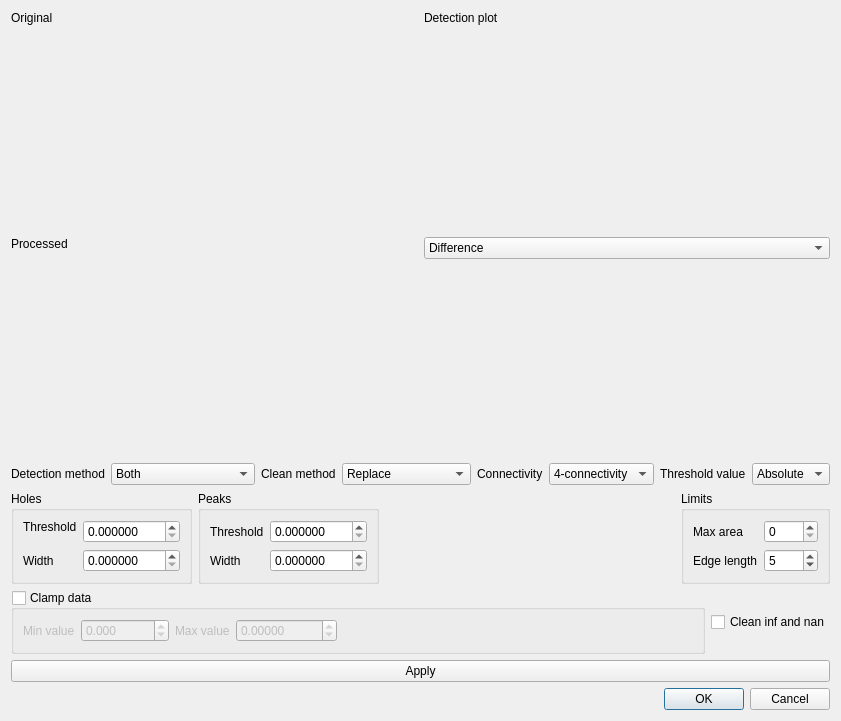
<?xml version="1.0" encoding="UTF-8"?>
<ui version="4.0">
 <class>MorphSpotCleanDlg</class>
 <widget class="QDialog" name="MorphSpotCleanDlg">
  <property name="geometry">
   <rect>
    <x>0</x>
    <y>0</y>
    <width>773</width>
    <height>721</height>
   </rect>
  </property>
  <property name="windowTitle">
   <string>Morphological spot cleaning</string>
  </property>
  <layout class="QVBoxLayout" name="verticalLayout_2">
   <item>
    <layout class="QVBoxLayout" name="verticalLayout">
     <item>
      <layout class="QHBoxLayout" name="horizontalLayout">
       <item>
        <layout class="QVBoxLayout" name="verticalLayout_3">
         <item>
          <widget class="QLabel" name="label">
           <property name="sizePolicy">
            <sizepolicy hsizetype="Preferred" vsizetype="Maximum">
             <horstretch>0</horstretch>
             <verstretch>0</verstretch>
            </sizepolicy>
           </property>
           <property name="text">
            <string>Original</string>
           </property>
          </widget>
         </item>
         <item>
          <widget class="QtAddons::ImageViewerWidget" name="viewerOrignal" native="true">
           <property name="minimumSize">
            <size>
             <width>0</width>
             <height>200</height>
            </size>
           </property>
          </widget>
         </item>
        </layout>
       </item>
       <item>
        <layout class="QVBoxLayout" name="verticalLayout_4">
         <item>
          <widget class="QLabel" name="label_11">
           <property name="sizePolicy">
            <sizepolicy hsizetype="Preferred" vsizetype="Maximum">
             <horstretch>0</horstretch>
             <verstretch>0</verstretch>
            </sizepolicy>
           </property>
           <property name="text">
            <string>Detection plot</string>
           </property>
          </widget>
         </item>
         <item>
          <widget class="QtAddons::PlotWidget" name="plotDetection" native="true">
           <property name="minimumSize">
            <size>
             <width>0</width>
             <height>200</height>
            </size>
           </property>
          </widget>
         </item>
        </layout>
       </item>
      </layout>
     </item>
    </layout>
   </item>
   <item>
    <layout class="QHBoxLayout" name="horizontalLayout_5">
     <item>
      <layout class="QVBoxLayout" name="verticalLayout_6">
       <item>
        <widget class="QLabel" name="label_3">
         <property name="sizePolicy">
          <sizepolicy hsizetype="Preferred" vsizetype="Maximum">
           <horstretch>0</horstretch>
           <verstretch>0</verstretch>
          </sizepolicy>
         </property>
         <property name="text">
          <string>Processed</string>
         </property>
        </widget>
       </item>
       <item>
        <widget class="QtAddons::ImageViewerWidget" name="viewerProcessed" native="true">
         <property name="minimumSize">
          <size>
           <width>0</width>
           <height>200</height>
          </size>
         </property>
        </widget>
       </item>
      </layout>
     </item>
     <item>
      <layout class="QVBoxLayout" name="verticalLayout_5">
       <item>
        <widget class="QComboBox" name="comboDetectionDisplay">
         <property name="toolTip">
          <string>Select different verification informations.</string>
         </property>
         <item>
          <property name="text">
           <string>Difference</string>
          </property>
         </item>
         <item>
          <property name="text">
           <string>Differnce (Percentage)</string>
          </property>
         </item>
         <item>
          <property name="text">
           <string>Detection image</string>
          </property>
         </item>
         <item>
          <property name="text">
           <string>Hit map</string>
          </property>
         </item>
        </widget>
       </item>
       <item>
        <widget class="QtAddons::ImageViewerWidget" name="viewerDifference" native="true"/>
       </item>
      </layout>
     </item>
    </layout>
   </item>
   <item>
    <layout class="QVBoxLayout" name="verticalLayout_7">
     <item>
      <layout class="QHBoxLayout" name="horizontalLayout_6">
       <item>
        <widget class="QLabel" name="label_5">
         <property name="sizePolicy">
          <sizepolicy hsizetype="Maximum" vsizetype="Maximum">
           <horstretch>0</horstretch>
           <verstretch>0</verstretch>
          </sizepolicy>
         </property>
         <property name="text">
          <string>Detection method</string>
         </property>
        </widget>
       </item>
       <item>
        <widget class="QComboBox" name="comboDetectionMethod">
         <property name="toolTip">
          <string>Selects the type of outliers to remove.</string>
         </property>
         <property name="currentIndex">
          <number>5</number>
         </property>
         <item>
          <property name="text">
           <string>Dark (experimental)</string>
          </property>
         </item>
         <item>
          <property name="text">
           <string>Bright (experimental)</string>
          </property>
         </item>
         <item>
          <property name="text">
           <string>All (experimental)</string>
          </property>
         </item>
         <item>
          <property name="text">
           <string>Holes</string>
          </property>
         </item>
         <item>
          <property name="text">
           <string>Peaks</string>
          </property>
         </item>
         <item>
          <property name="text">
           <string>Both</string>
          </property>
         </item>
        </widget>
       </item>
       <item>
        <widget class="QLabel" name="label_13">
         <property name="text">
          <string>Clean method</string>
         </property>
        </widget>
       </item>
       <item>
        <widget class="QComboBox" name="comboCleanMethod">
         <property name="toolTip">
          <string>Selects repair algorithm</string>
         </property>
         <item>
          <property name="text">
           <string>Replace</string>
          </property>
         </item>
         <item>
          <property name="text">
           <string>Fill (Experimental)</string>
          </property>
         </item>
        </widget>
       </item>
       <item>
        <widget class="QLabel" name="label_6">
         <property name="sizePolicy">
          <sizepolicy hsizetype="Maximum" vsizetype="Maximum">
           <horstretch>0</horstretch>
           <verstretch>0</verstretch>
          </sizepolicy>
         </property>
         <property name="text">
          <string>Connectivity</string>
         </property>
        </widget>
       </item>
       <item>
        <widget class="QComboBox" name="comboConnectivity">
         <property name="toolTip">
          <string>Selects morphological connectivity</string>
         </property>
         <item>
          <property name="text">
           <string>4-connectivity</string>
          </property>
         </item>
         <item>
          <property name="text">
           <string>8-connectivity</string>
          </property>
         </item>
        </widget>
       </item>
       <item>
        <widget class="QLabel" name="label_14">
         <property name="text">
          <string>Threshold value</string>
         </property>
        </widget>
       </item>
       <item>
        <widget class="QComboBox" name="comboBox_ThresholdValue">
         <item>
          <property name="text">
           <string>Absolute</string>
          </property>
         </item>
         <item>
          <property name="text">
           <string>Fraction</string>
          </property>
         </item>
        </widget>
       </item>
       <item>
        <spacer name="horizontalSpacer_2">
         <property name="orientation">
          <enum>Qt::Horizontal</enum>
         </property>
         <property name="sizeHint" stdset="0">
          <size>
           <width>40</width>
           <height>20</height>
          </size>
         </property>
        </spacer>
       </item>
      </layout>
     </item>
     <item>
      <layout class="QHBoxLayout" name="horizontalLayout_8">
       <item>
        <widget class="QGroupBox" name="groupBoxHoles">
         <property name="title">
          <string>Holes</string>
         </property>
         <layout class="QFormLayout" name="formLayout">
          <item row="0" column="0">
           <widget class="QLabel" name="label_4">
            <property name="sizePolicy">
             <sizepolicy hsizetype="Maximum" vsizetype="Maximum">
              <horstretch>0</horstretch>
              <verstretch>0</verstretch>
             </sizepolicy>
            </property>
            <property name="text">
             <string>Threshold</string>
            </property>
           </widget>
          </item>
          <item row="1" column="0">
           <widget class="QLabel" name="label_12">
            <property name="text">
             <string>Width</string>
            </property>
           </widget>
          </item>
          <item row="0" column="1">
           <widget class="QDoubleSpinBox" name="spinThresholdHoles">
            <property name="toolTip">
             <string>Threshold value to select the cleaning level.</string>
            </property>
            <property name="decimals">
             <number>6</number>
            </property>
            <property name="maximum">
             <double>9999.999900000000707</double>
            </property>
           </widget>
          </item>
          <item row="1" column="1">
           <widget class="QDoubleSpinBox" name="spinSigmaHoles">
            <property name="toolTip">
             <string>Width of the mixing band, allows a fuzzy mix between smooth and orignal image.</string>
            </property>
            <property name="decimals">
             <number>6</number>
            </property>
            <property name="maximum">
             <double>9999.999900000000707</double>
            </property>
           </widget>
          </item>
         </layout>
        </widget>
       </item>
       <item>
        <widget class="QGroupBox" name="groupBoxPeaks">
         <property name="title">
          <string>Peaks</string>
         </property>
         <layout class="QFormLayout" name="formLayout_2">
          <item row="0" column="0">
           <widget class="QLabel" name="label_2">
            <property name="text">
             <string>Threshold</string>
            </property>
           </widget>
          </item>
          <item row="0" column="1">
           <widget class="QDoubleSpinBox" name="spinThresholdPeaks">
            <property name="decimals">
             <number>6</number>
            </property>
            <property name="maximum">
             <double>9999.999900000000707</double>
            </property>
           </widget>
          </item>
          <item row="1" column="0">
           <widget class="QLabel" name="label_7">
            <property name="text">
             <string>Width</string>
            </property>
           </widget>
          </item>
          <item row="1" column="1">
           <widget class="QDoubleSpinBox" name="spinSigmaPeaks">
            <property name="decimals">
             <number>6</number>
            </property>
            <property name="maximum">
             <double>9999.999900000000707</double>
            </property>
           </widget>
          </item>
         </layout>
        </widget>
       </item>
       <item>
        <spacer name="horizontalSpacer_3">
         <property name="orientation">
          <enum>Qt::Horizontal</enum>
         </property>
         <property name="sizeHint" stdset="0">
          <size>
           <width>40</width>
           <height>20</height>
          </size>
         </property>
        </spacer>
       </item>
       <item>
        <widget class="QGroupBox" name="groupBox_3">
         <property name="title">
          <string>Limits</string>
         </property>
         <layout class="QFormLayout" name="formLayout_3">
          <item row="0" column="0">
           <widget class="QLabel" name="label_area">
            <property name="text">
             <string>Max area</string>
            </property>
           </widget>
          </item>
          <item row="0" column="1">
           <widget class="QSpinBox" name="spinArea">
            <property name="toolTip">
             <string>Sets the largest area that should considered being a spot.</string>
            </property>
            <property name="maximum">
             <number>1000</number>
            </property>
           </widget>
          </item>
          <item row="1" column="0">
           <widget class="QLabel" name="label_10">
            <property name="text">
             <string>Edge length</string>
            </property>
           </widget>
          </item>
          <item row="1" column="1">
           <widget class="QSpinBox" name="spinEdgeLenght">
            <property name="toolTip">
             <string>Length of an edge smothing filter. Improves the edge processing.</string>
            </property>
            <property name="minimum">
             <number>1</number>
            </property>
            <property name="value">
             <number>5</number>
            </property>
           </widget>
          </item>
         </layout>
        </widget>
       </item>
      </layout>
     </item>
     <item>
      <layout class="QHBoxLayout" name="horizontalLayout_10">
       <item>
        <widget class="QGroupBox" name="groupBox_clampData">
         <property name="title">
          <string>Clamp data</string>
         </property>
         <property name="checkable">
          <bool>true</bool>
         </property>
         <property name="checked">
          <bool>false</bool>
         </property>
         <layout class="QHBoxLayout" name="horizontalLayout_3">
          <item>
           <layout class="QHBoxLayout" name="horizontalLayout_2">
            <item>
             <widget class="QLabel" name="label_8">
              <property name="text">
               <string>Min value</string>
              </property>
             </widget>
            </item>
            <item>
             <widget class="QDoubleSpinBox" name="spinMinValue">
              <property name="toolTip">
               <string>Additional value clamping, setting lowest value allowed.</string>
              </property>
              <property name="decimals">
               <number>3</number>
              </property>
              <property name="minimum">
               <double>-99999.000000000000000</double>
              </property>
              <property name="maximum">
               <double>99999.000000000000000</double>
              </property>
             </widget>
            </item>
            <item>
             <widget class="QLabel" name="label_9">
              <property name="text">
               <string>Max value</string>
              </property>
             </widget>
            </item>
            <item>
             <widget class="QDoubleSpinBox" name="spinMaxValue">
              <property name="toolTip">
               <string>Additional value clamping, setting greatest value allowed.</string>
              </property>
              <property name="decimals">
               <number>5</number>
              </property>
              <property name="minimum">
               <double>-99999.998999999996158</double>
              </property>
              <property name="maximum">
               <double>99999.999989999996615</double>
              </property>
             </widget>
            </item>
            <item>
             <spacer name="horizontalSpacer">
              <property name="orientation">
               <enum>Qt::Horizontal</enum>
              </property>
              <property name="sizeHint" stdset="0">
               <size>
                <width>40</width>
                <height>20</height>
               </size>
              </property>
             </spacer>
            </item>
           </layout>
          </item>
         </layout>
        </widget>
       </item>
       <item>
        <widget class="QCheckBox" name="checkBoxRemoveInfNan">
         <property name="text">
          <string>Clean inf and nan</string>
         </property>
        </widget>
       </item>
      </layout>
     </item>
    </layout>
   </item>
   <item>
    <spacer name="verticalSpacer">
     <property name="orientation">
      <enum>Qt::Vertical</enum>
     </property>
     <property name="sizeHint" stdset="0">
      <size>
       <width>20</width>
       <height>40</height>
      </size>
     </property>
    </spacer>
   </item>
   <item>
    <widget class="QPushButton" name="buttonApply">
     <property name="toolTip">
      <string>Test the current settings.</string>
     </property>
     <property name="text">
      <string>Apply</string>
     </property>
    </widget>
   </item>
   <item>
    <widget class="QDialogButtonBox" name="buttonBox">
     <property name="orientation">
      <enum>Qt::Horizontal</enum>
     </property>
     <property name="standardButtons">
      <set>QDialogButtonBox::Cancel|QDialogButtonBox::Ok</set>
     </property>
    </widget>
   </item>
  </layout>
 </widget>
 <customwidgets>
  <customwidget>
   <class>QtAddons::ImageViewerWidget</class>
   <extends>QWidget</extends>
   <header location="global">imageviewerwidget.h</header>
   <container>1</container>
   <slots>
    <signal>levelsChanged(float,float)</signal>
   </slots>
  </customwidget>
  <customwidget>
   <class>QtAddons::PlotWidget</class>
   <extends>QWidget</extends>
   <header location="global">plotwidget.h</header>
   <container>1</container>
  </customwidget>
 </customwidgets>
 <resources/>
 <connections>
  <connection>
   <sender>buttonBox</sender>
   <signal>accepted()</signal>
   <receiver>MorphSpotCleanDlg</receiver>
   <slot>accept()</slot>
   <hints>
    <hint type="sourcelabel">
     <x>248</x>
     <y>254</y>
    </hint>
    <hint type="destinationlabel">
     <x>157</x>
     <y>274</y>
    </hint>
   </hints>
  </connection>
  <connection>
   <sender>buttonBox</sender>
   <signal>rejected()</signal>
   <receiver>MorphSpotCleanDlg</receiver>
   <slot>reject()</slot>
   <hints>
    <hint type="sourcelabel">
     <x>316</x>
     <y>260</y>
    </hint>
    <hint type="destinationlabel">
     <x>286</x>
     <y>274</y>
    </hint>
   </hints>
  </connection>
 </connections>
</ui>
